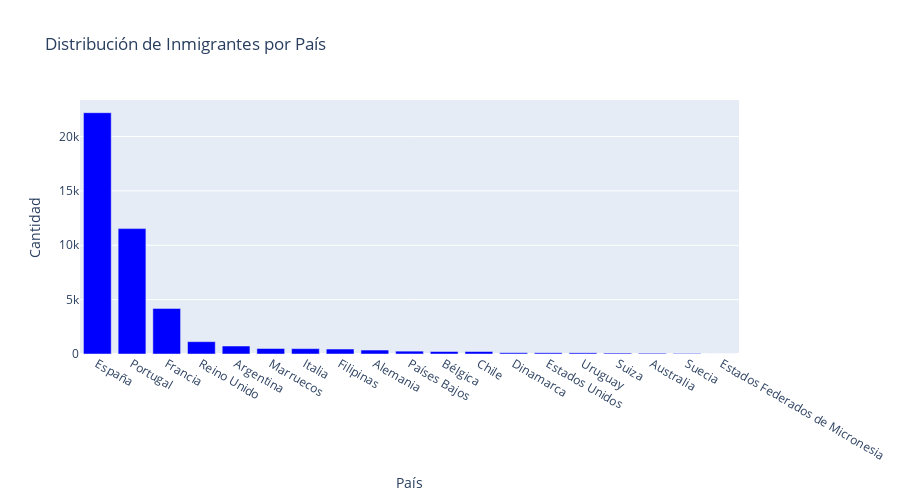

Here is the notebook cell this chart was saved with:
### Code cell
import plotly.express as px

# Supongamos que tu DataFrame se llama df

# Crear el gráfico de barras apiladas con barmode='group'
fig_bar = px.bar(dataframe, x='Paises', y='Inmigrantes',
                 title='Distribución de Inmigrantes por País',
                 labels={'Inmigrantes': 'Cantidad', 'Paises': 'País'},
                 height=500,
                 color_discrete_sequence=['blue'],
                 barmode='group')  # Utiliza 'group' para barras al lado de la otra

# Mostrar el gráfico
fig_bar.show()

### Figure 1 — Plotly figure (JSON) as saved in the notebook; plotly's stock layout.template omitted (floating-point values rounded to 4 significant figures)
{"data": [{"alignmentgroup": "True", "hovertemplate": "País=%{x}<br>Cantidad=%{y}<extra></extra>", "legendgroup": "", "marker": {"color": "blue", "pattern": {"shape": ""}}, "name": "", "offsetgroup": "", "orientation": "v", "showlegend": false, "textposition": "auto", "type": "bar", "x": ["España", "Portugal", "Francia", "Reino Unido", "Argentina", "Marruecos", "Italia", "Filipinas", "Alemania", "Países Bajos", "Bélgica", "Chile", "Dinamarca", "Estados Unidos", "Uruguay", "Suiza", "Australia", "Suecia", "Estados Federados de Micronesia"], "xaxis": "x", "y": [22196, 11534, 4194, 1135, 734, 505, 492, 457, 364, 262, 230, 229, 119, 112, 108, 85, 69, 51, 0], "yaxis": "y"}], "layout": {"barmode": "group", "height": 500, "legend": {"tracegroupgap": 0}, "title": {"text": "Distribución de Inmigrantes por País"}, "xaxis": {"anchor": "y", "domain": [0, 1], "title": {"text": "País"}}, "yaxis": {"anchor": "x", "domain": [0, 1], "title": {"text": "Cantidad"}}}}
